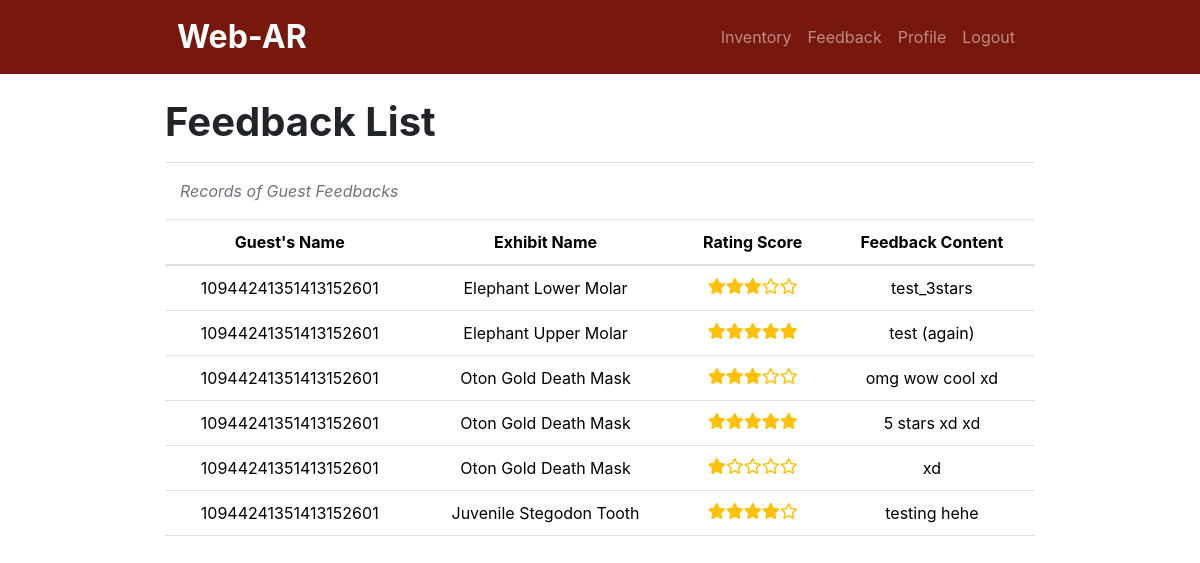
/inventory/feedback.php (signed in), run on the app's committed database.
### tables this page shows
CREATE TABLE `feedback` (
  `feedbackID` int(11) NOT NULL,
  `guestID` int(11) NOT NULL,
  `exhibitID` int(11) NOT NULL,
  `ratingScore` tinyint(1) NOT NULL,
  `feedbackTitle` text NOT NULL,
  `feedbackContent` text NOT NULL,
  `feedbackDate` date NOT NULL
);

CREATE TABLE `guest` (
  `guestID` int(11) NOT NULL,
  `guestGoogleID` varchar(20) NOT NULL,
  `guestGoogleEmail` text NOT NULL
);

CREATE TABLE `exhibit` (
  `exhibitID` int(11) NOT NULL,
  `exhibitCode` varchar(20) NOT NULL,
  `exhibitName` text NOT NULL,
  `exhibitInformation` longtext NOT NULL,
  `exhibitModel` longtext NOT NULL,
  `isActive` tinyint(1) NOT NULL DEFAULT 1 COMMENT '1 - active'
);

### inventory/feedback.php (the view, shortened to what this page needs)
<?php
    include '../header.php';
    include 'navbar.php';
    include '../db_connect.php';
?>
<div class="container w-75">
    <h1 class="text-start fw-bold mt-4">Feedback List</h1>
    <hr style="height:1px;border-width:0;color:gray;background-color:gray">
    <div class="container d-flex justify-content-between align-items-center">
        <p class="text-muted fst-italic">Records of Guest Feedbacks</p>
    </div>
    <div class="table-responsive">
        <table class="table table-hover">
            <thead class="text-center">
                <tr>
                    <th scope="col">Guest's Name</th>
                    <th scope="col">Exhibit Name</th>
                    <th scope="col">Rating Score</th>
                    <th scope="col">Feedback Content</th>
                </tr>
            </thead>
            <tbody>
                <?php
                $q = "SELECT feedback.*, guest.guestGoogleID, exhibit.exhibitName
                    FROM feedback
                    LEFT JOIN exhibit ON feedback.exhibitID = exhibit.exhibitID
                    LEFT JOIN guest ON feedback.guestID = guest.guestID";
                $r = mysqli_query($conn, $q);
                while ($row = mysqli_fetch_assoc($r)) {
                    $guestGoogleID        = $row['guestGoogleID'];
                    $exhibitName          = $row['exhibitName'];
                    $guestRating          = $row['ratingScore'];
                    $guestFeedback        = $row['feedbackContent'];
                    ?>
                    <tr>
                        <td class="text-center"> <?php echo $guestGoogleID;?></td>
                        <td class= "text-center"><?php echo $exhibitName; ?></td>
                        <td class="text-center">
                            <?php
                            for ($i = 1; $i <= 5; $i++) {
                                if ($i <= $guestRating) {
                                    echo '<i class="fa-solid fa-star text-warning"></i>';
                                } else {
                                    echo '<i class="fa-regular fa-star text-warning"></i>';
                                }
                            }
                            ?>
                        </td>
                        <td class="text-center"><?php echo $guestFeedback; ?></td>
                    </tr>
                <?php
                }
                ?>
            </tbody>
        </table>
    </div>
</div>

### data on the page
feedback: guestID.guestGoogleID "10944241351413152601", exhibitID.exhibitName "Elephant Lower Molar", ratingScore 3 (drawn), feedbackContent "test_3stars"
feedback: guestID.guestGoogleID "10944241351413152601", exhibitID.exhibitName "Elephant Upper Molar", ratingScore 5 (drawn), feedbackContent "test (again)"
feedback: guestID.guestGoogleID "10944241351413152601", exhibitID.exhibitName "Oton Gold Death Mask", ratingScore 3 (drawn), feedbackContent "omg wow cool xd"
feedback: guestID.guestGoogleID "10944241351413152601", exhibitID.exhibitName "Oton Gold Death Mask", ratingScore 5 (drawn), feedbackContent "5 stars xd xd"
feedback: guestID.guestGoogleID "10944241351413152601", exhibitID.exhibitName "Oton Gold Death Mask", ratingScore 1 (drawn), feedbackContent "xd"
feedback: guestID.guestGoogleID "10944241351413152601", exhibitID.exhibitName "Juvenile Stegodon Tooth", ratingScore 4 (drawn), feedbackContent "testing hehe"
